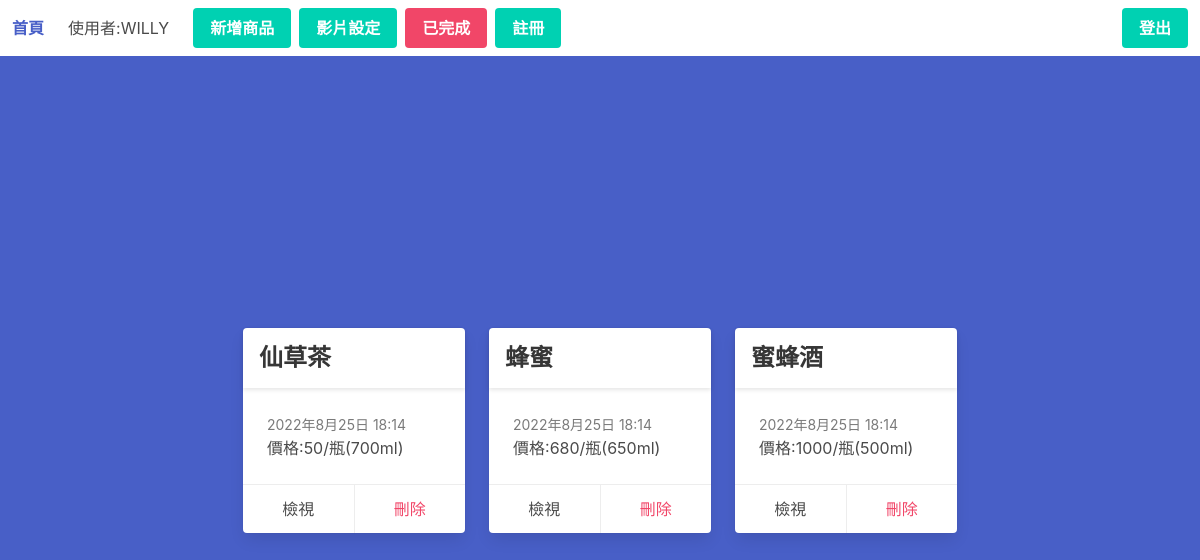
The app's page /completed/ (signed in) with its own data.
### todo/models.py (models this page shows, shortened)
class Todo(models.Model):
    title = models.CharField(max_length=100)
    text = models.TextField(blank=True)
    created = models.DateTimeField(auto_now_add=True)
    price = models.CharField(max_length=100)
    capacity = models.CharField(max_length=100)
    photo = models.ImageField(upload_to='images/',blank=True,null=True)
    date_completed = models.DateTimeField(null=True, blank=True)
    completed = models.BooleanField(default=False)
    important = models.BooleanField(default=True)
    user = models.ForeignKey(User, on_delete=models.CASCADE)

### todo/views.py (the view)
# urls.py: path('completed/', views.completed, name='completed'),
@login_required
def completed(request):
    todos = None
    if request.user.is_authenticated:
        todos = Todo.objects.all()
    return render(request, './todo/completed.html', {'todos': todos})

### todo/templates/todo/completed.html (shortened to what this page needs)
{% extends 'base.html' %}  {% block content %}
<div class="hero is-link is-fullheight-with-navbar">
  <div class="hero-body">
    <div class="container">
      <div class="columns is-multiline is-centered">
        {% for todo in todos %}
        <div class="column is-3">
          <div class="card">
            <header class="card-header">
              <p class="card-header-title is-size-4">
                {{ todo.title|truncatechars:15 }}<br />
              </p>
              <p class="has-text-right pr-3 py-3"></p>
            </header>
            <div class="card-content">
              <div class="content">
                <small class="has-text-grey">{{todo.created}}</small><br />
                價格:{{todo.price}}/瓶({{todo.capacity}}ml) <br />
              </div>
            </div>
            <footer class="card-footer">
              <a href="{% url 'view' todo.id %}" class="card-footer-item"
                >檢視</a
              >
              <a
                href="{% url 'delete' todo.id %}"
                class="card-footer-item has-text-danger"
                >刪除</a
              >
            </footer>
          </div>
        </div>
        {% endfor %}
      </div>
    </div>
  </div>
</div>
{% endblock %}

### templates/base.html (shortened to what this page needs)
{% load static %}
<!DOCTYPE html>
<html lang="zh-Hant">
  <head>
    <link
      rel="stylesheet" href="https://cdnjs.cloudflare.com/ajax/libs/font-awesome/5.15.0/css/all.min.css"
    />
    <link
      rel="stylesheet" href="https://cdn.jsdelivr.net/npm/bulma@0.9.3/css/bulma.min.css"
    />
  </head>
  <body>
    <nav class="navbar" role="navigation" aria-label="main navigation">
      <div class="navbar-brand">
         <a class="navbar-item" href="{% url 'index' %}">
          <strong>首頁</strong>
        </a>
      </div>
      <div id="navbar-links" class="navbar-menu">
        <div class="navbar-start">
          {% if user.is_authenticated %}
          <a class="navbar-item" href="{% url 'profile' %}">
            使用者:{{user.username|upper}}
          </a>
          <div class="navbar-item">
            <div class="buttons">
              <a class="button is-primary" href="{% url 'create' %}">
                <strong>新增商品</strong>
              </a>
              <a class="button is-primary" href="{% url 'video' %}">
                <strong>影片設定</strong>
              </a>
              <a class="button is-danger" href="{% url 'completed' %}">
                <strong>已完成</strong>
              </a>
              <a class="button is-primary" href="{% url 'register' %}">
                <strong>註冊</strong>
              </a>
            </div>
          </div>
        </div>
        {% endif %}
        <div class="navbar-end">
          <div class="navbar-item">
            <div class="buttons">
              {% if not user.is_authenticated %}
              <a class="button is-light" href="{% url 'login' %}"> 登入 </a>
              {% else %}
              <a class="button is-primary" href="{% url 'logout' %}">
                <strong>登出</strong>
              </a>
              {% endif %}
            </div>
          </div>
        </div>
      </div>
    </nav>
    {% block content %} {% endblock %}
  </body>
</html>

### records on screen
Todo: title "仙草茶", created "2022年8月25日 18:14", price "50", capacity "700"
Todo: title "蜂蜜", created "2022年8月25日 18:14", price "680", capacity "650"
Todo: title "蜜蜂酒", created "2022年8月25日 18:14", price "1000", capacity "500"

### other values on screen
{{ user.username|upper }} "WILLY"
